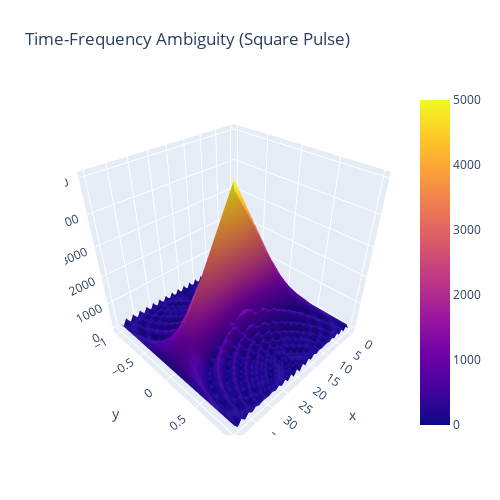

Source (notebook cell):
### Code cell
S_rect = np.zeros([40,])
S_rect[10:30] = 100*np.ones([20,])

compute_ambiguity(S_rect,'Time-Frequency Ambiguity (Square Pulse)')

### Figure 1 — Plotly figure (JSON) as saved in the notebook; plotly's stock layout.template omitted (floating-point values rounded to 4 significant figures; data arrays with more than 128 entries replaced by an {"elided": "..."} marker saying what was removed)
{"data": [{"type": "surface", "x": [0, 1.026, 2.051, 3.077, 4.103, 5.128, 6.154, 7.179, 8.205, 9.231, 10.26, 11.28, 12.31, 13.33, 14.36, 15.38, 16.41, 17.44, 18.46, 19.49, 20.51, 21.54, 22.56, 23.59, 24.62, 25.64, 26.67, 27.69, 28.72, 29.74, 30.77, 31.79, 32.82, 33.85, 34.87, 35.9, 36.92, 37.95, 38.97, 40], "y": [-1, -0.9487, -0.8974, -0.8462, -0.7949, -0.7436, -0.6923, -0.641, -0.5897, -0.5385, -0.4872, -0.4359, -0.3846, -0.3333, -0.2821, -0.2308, -0.1795, -0.1282, -0.07692, -0.02564, 0.02564, 0.07692, 0.1282, 0.1795, 0.2308, 0.2821, 0.3333, 0.3846, 0.4359, 0.4872, 0.5385, 0.5897, 0.641, 0.6923, 0.7436, 0.7949, 0.8462, 0.8974, 0.9487, 1], "z": {"elided": "40x40 float values"}}], "layout": {"autosize": true, "height": 500, "margin": {"b": 65, "l": 65, "r": 50, "t": 90}, "title": {"text": "Time-Frequency Ambiguity (Square Pulse)"}, "width": 500}}
